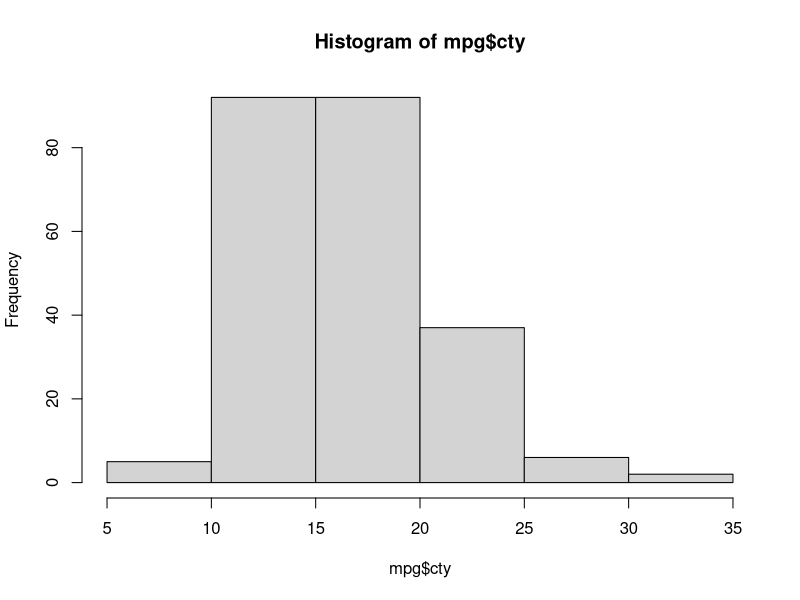

Generate this figure with R:
install.packages('dplyr')
install.packages('ggplot2')
library(dplyr)
library(ggplot2)

str(mpg)
dim(mpg)
names(mpg)
hist(mpg$cty)

#filter
filter(mpg, cty>25)
filter(mpg, cty>25 & model == "civic") #multiple conditions

#select
select(mpg, manufacturer) #using column name
select(mpg, 7) #column number
select(mpg, c(7,8)) #multiple columns

#pipe
mpg%>%
filter(cty>25)%>%
select(c(7,8))

mpg%>%
select(7,8)%>%
filter(cty<15)

mpg%>%
filter(cty<15)%>%
select(2)

#group by
mpg%>%
group_by(drv)%>%
summarise(n=n(), avgcity=mean(cty, na.rm=T))

#mutate
mpg%>%
group_by(drv)%>%
summarise(n=n(), avgcity=mean(cty, na.rm=T))%>%
mutate(test=n*avgcity) #adds a new column

#arrange
mpg%>%
select(cty)%>%
arrange(cty) #ascending order
